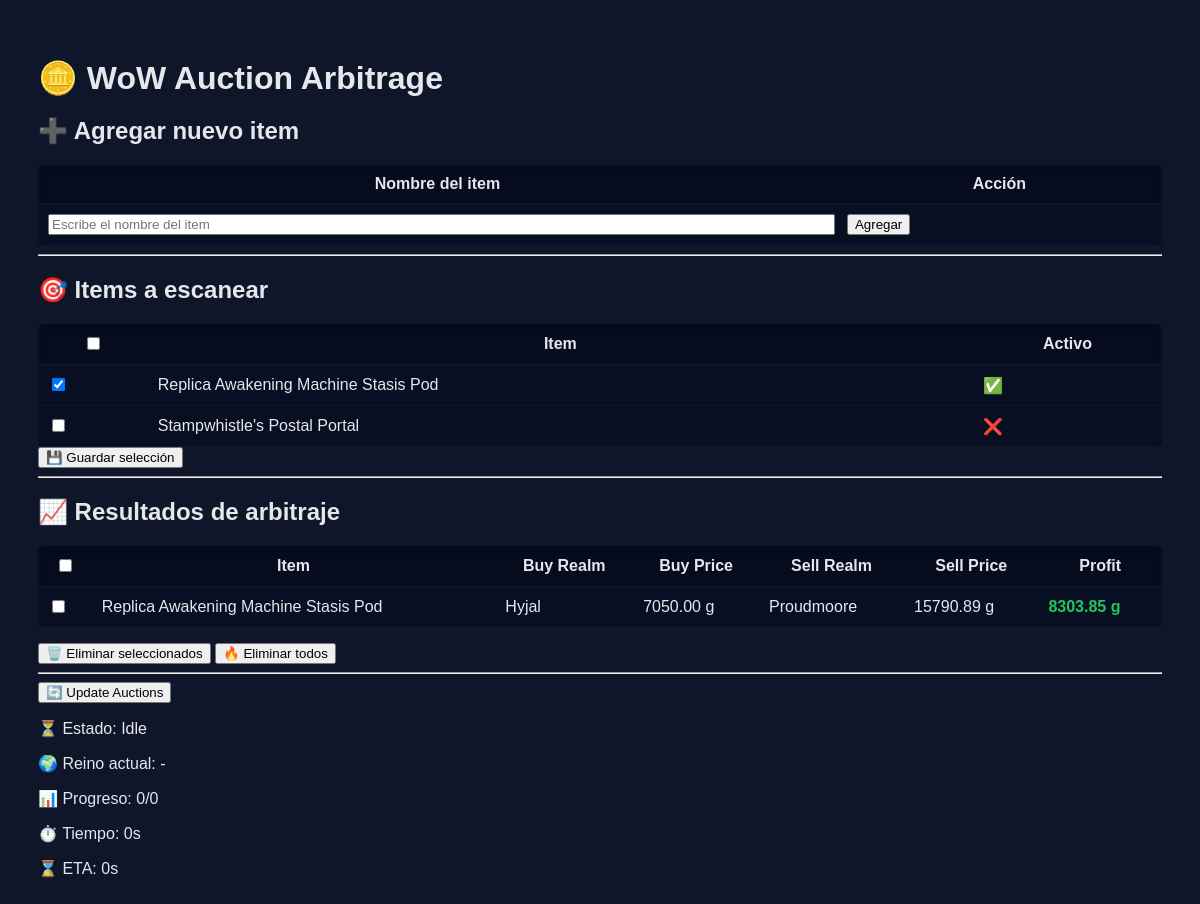
The app's page /, older data.
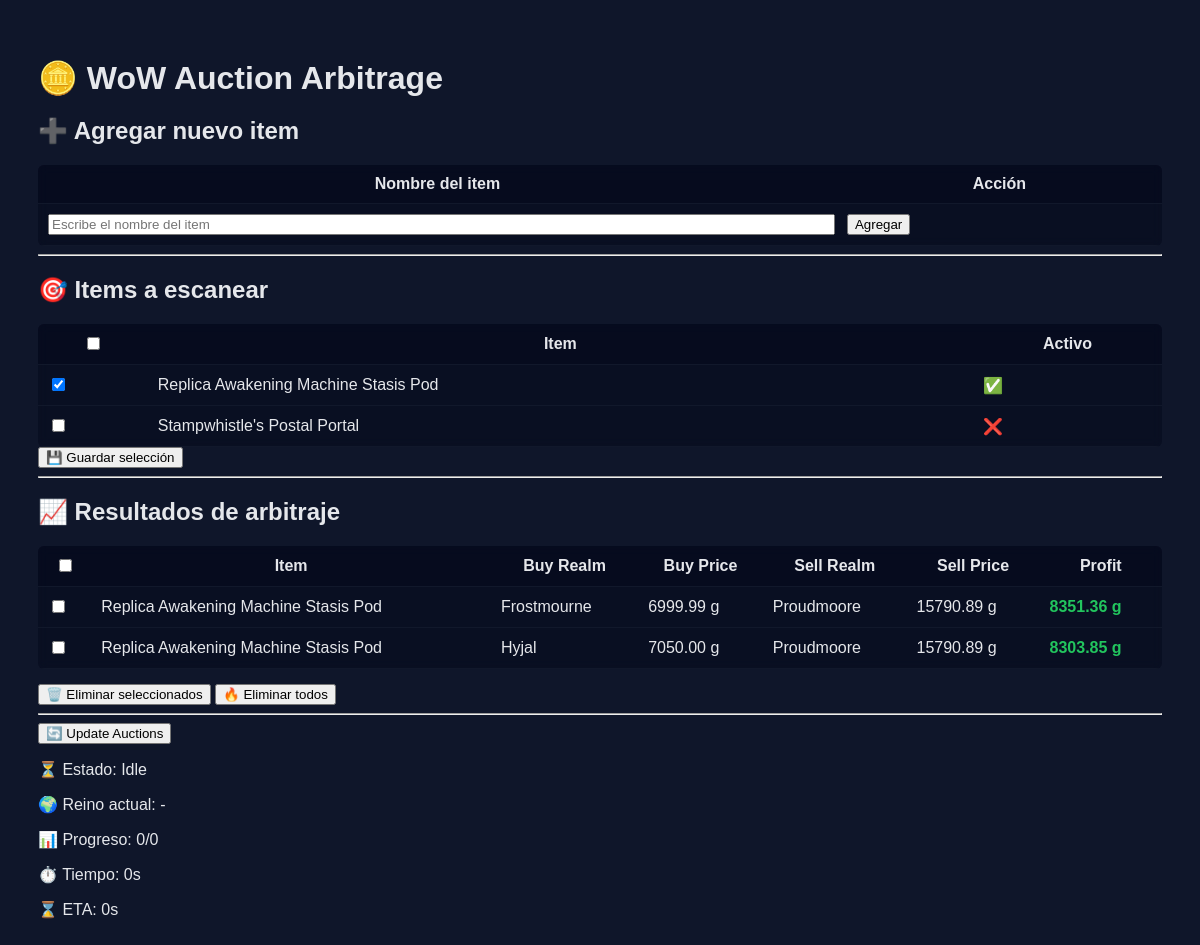
The same page, newer data.
### market/models.py (models this page shows, shortened)
class Item(models.Model):
    name = models.CharField(max_length=255, unique=True)
    profession = models.ForeignKey(
        Profession,
        null=True,
        blank=True,
        on_delete=models.SET_NULL
    )

class TrackedItem(models.Model):
    item = models.OneToOneField(
        Item,
        on_delete=models.CASCADE,
        related_name="tracking"
    )
    active = models.BooleanField(default=True)
    created_at = models.DateTimeField(auto_now_add=True)

class ItemPriceSnapshot(models.Model):
    item = models.ForeignKey(Item, on_delete=models.CASCADE)
    best_buy_realm = models.ForeignKey(
        ConnectedRealm,
        related_name="buy_snapshots",
        on_delete=models.CASCADE,
    )
    best_sell_realm = models.ForeignKey(
        ConnectedRealm,
        related_name="sell_snapshots",
        on_delete=models.CASCADE,
    )
    buy_price = models.DecimalField(max_digits=12, decimal_places=2)
    estimated_sell_price = models.DecimalField(max_digits=12, decimal_places=2)
    profit = models.DecimalField(max_digits=12, decimal_places=2)
    created_at = models.DateTimeField(auto_now_add=True)

class ConnectedRealm(models.Model):
    blizzard_id = models.IntegerField(unique=True)
    name = models.CharField(max_length=100)
    slug = models.CharField(max_length=100)

### market/views.py (the view)
# urls.py: path("", views.home, name="home"),
def home(request):
    items = (
        Item.objects
        .select_related("tracking")
        .order_by("name")
    )
    snapshots = (
        ItemPriceSnapshot.objects
        .select_related("item", "best_buy_realm", "best_sell_realm")
        .order_by("-profit")[:50]
    )
    return render(
        request,
        "market/home.html",
        {
            "items": items,          # 👈 tabla 1
            "snapshots": snapshots,  # 👈 tabla 2
        },
    )

### market/templates/market/home.html (shortened to what this page needs)
{% load static %}
<!DOCTYPE html>
<html lang="en">
<head>
    <link rel="stylesheet" href="{% static 'market/css/home.css' %}">
</head>
<body>
<h1>🪙 WoW Auction Arbitrage</h1>
<h2>➕ Agregar nuevo item</h2>
<table>
    <thead>
        <tr>
            <th>Nombre del item</th>
            <th>Acción</th>
        </tr>
    </thead>
    <tbody>
        <tr>
            <td>
                <input type="text" id="new-item-name" placeholder="Escribe el nombre del item" style="width: 100%;">
            </td>
            <td>
                <button id="add-item-btn">Agregar</button>
            </td>
        </tr>
    </tbody>
</table>
<hr>
<h2>🎯 Items a escanear</h2>
<table>
    <thead>
        <tr>
            <th><input type="checkbox" id="select-all-items"></th>
            <th>Item</th>
            <th>Activo</th>
        </tr>
    </thead>
    <tbody id="items-tbody">
        {% for item in items %}
        <tr>
            <td><input type="checkbox" class="item-check" value="{{ item.id }}" {% if item.tracking and item.tracking.active %}checked{% endif %}></td>
            <td>{{ item.name }}</td>
            <td>{% if item.tracking and item.tracking.active %}✅{% else %}❌{% endif %}</td>
        </tr>
        {% endfor %}
    </tbody>
</table>
<button id="save-tracked">💾 Guardar selección</button>
<hr>
<h2>📈 Resultados de arbitraje</h2>
{% if snapshots %}
<table>
    <thead>
        <tr>
            <th><input type="checkbox" id="select-all-snapshots"></th>
            <th>Item</th>
            <th>Buy Realm</th>
            <th>Buy Price</th>
            <th>Sell Realm</th>
            <th>Sell Price</th>
            <th>Profit</th>
        </tr>
    </thead>
    <tbody>
        {% for s in snapshots %}
        <tr>
            <td><input type="checkbox" class="snapshot-check" value="{{ s.id }}"></td>
            <td>{{ s.item.name }}</td>
            <td>{{ s.best_buy_realm.name }}</td>
            <td>{{ s.buy_price }} g</td>
            <td>{{ s.best_sell_realm.name }}</td>
            <td>{{ s.estimated_sell_price }} g</td>
            <td class="profit">{{ s.profit }} g</td>
        </tr>
        {% endfor %}
    </tbody>
</table>
<div style="margin-top: 15px;">
    <button id="delete-selected">🗑️ Eliminar seleccionados</button>
    <button id="delete-all">🔥 Eliminar todos</button>
</div>
{% else %}
<p>No arbitrage data available yet.</p>
{% endif %}
<hr>
<button id="update-btn">🔄 Update Auctions</button>
<div id="progress-box">
    <p>⏳ Estado: <span id="state">Idle</span></p>
    <p>🌍 Reino actual: <span id="current">-</span></p>
    <p>📊 Progreso: <span id="done">0</span>/<span id="total">0</span></p>
    <p>⏱️ Tiempo: <span id="elapsed">0</span>s</p>
    <p>⌛ ETA: <span id="eta">0</span>s</p>
</div>
</body>
</html>

Row changes from the older to the newer data that the page shows:
added ItemPriceSnapshot: item.name "Replica Awakening Machine Stasis Pod", best_buy_realm.name "Frostmourne", buy_price "6999.99", best_sell_realm.name "Proudmoore", estimated_sell_price "15790.89", profit "8351.36"
